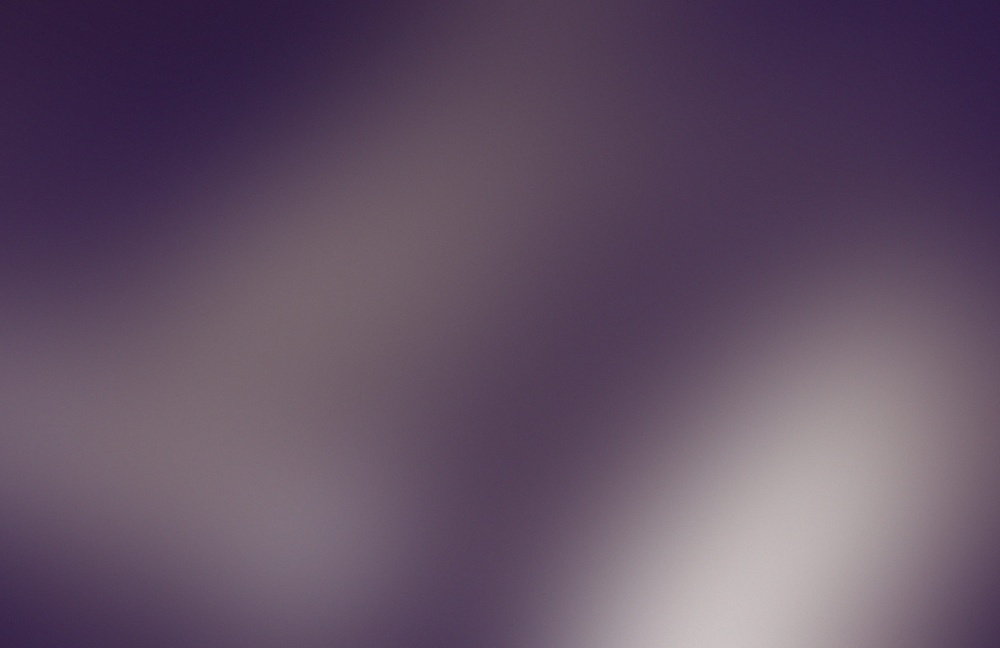
#> input picture Code/html5up-helios/images/header.jpg, 1000 x 648 px, shrunk from 2000 x 1297 before the run
$ python -i utilities.py   (imports and definitions only)
#> lines starting #> are read from the running program, lines starting #| are printed output that depends on the picture; after the words box and inside, x2 and y2 are one past the last pixel; in counts of white or black regions, pixels touching at a corner belong together
#> further down, picture is the input picture: shape (648, 1000, 3); mean B, G, R 100.6, 80.4, 97.9
import cv2
import numpy as np

# [46 lines left out: functions grabcut, ycbcr_skin_mask, hsv_skin_mask, not called in this run]

def contour_mask(image):
    # Your code to threshold
    gray = cv2.cvtColor(image,cv2.COLOR_BGR2GRAY)
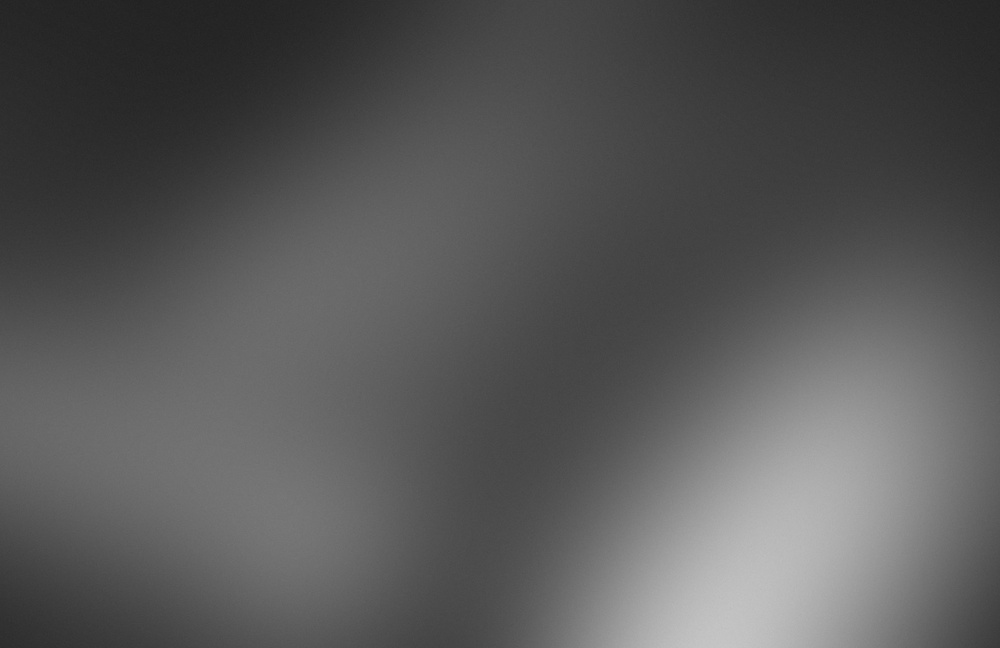
#> gray: shape (648, 1000); min 33, max 198, mean 87.9
    thresh = cv2.threshold(gray, 0, 255, cv2.THRESH_BINARY + cv2.THRESH_OTSU)[1]
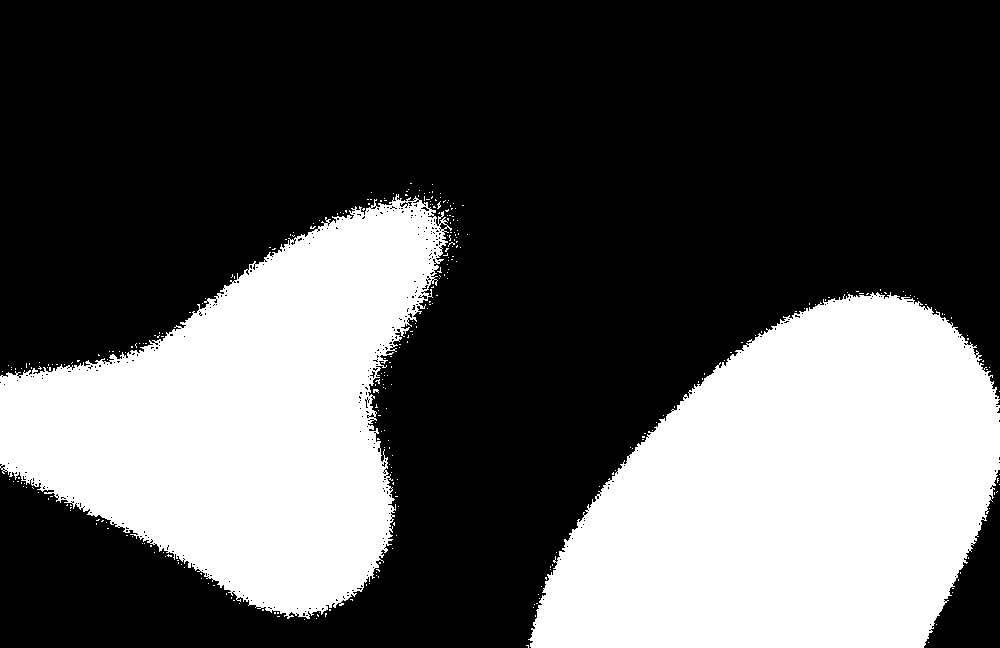
#> thresh: shape (648, 1000); 34.3% white; 321 white regions (319 under 20 px), largest, box (x1, y1, x2, y2) and area: (528, 292, 1000, 648) 118601, (0, 194, 452, 619) 103006

    # Close contour
    kernel = cv2.getStructuringElement(cv2.MORPH_RECT, (7,7))
    close = cv2.morphologyEx(thresh, cv2.MORPH_CLOSE, kernel, iterations=1)
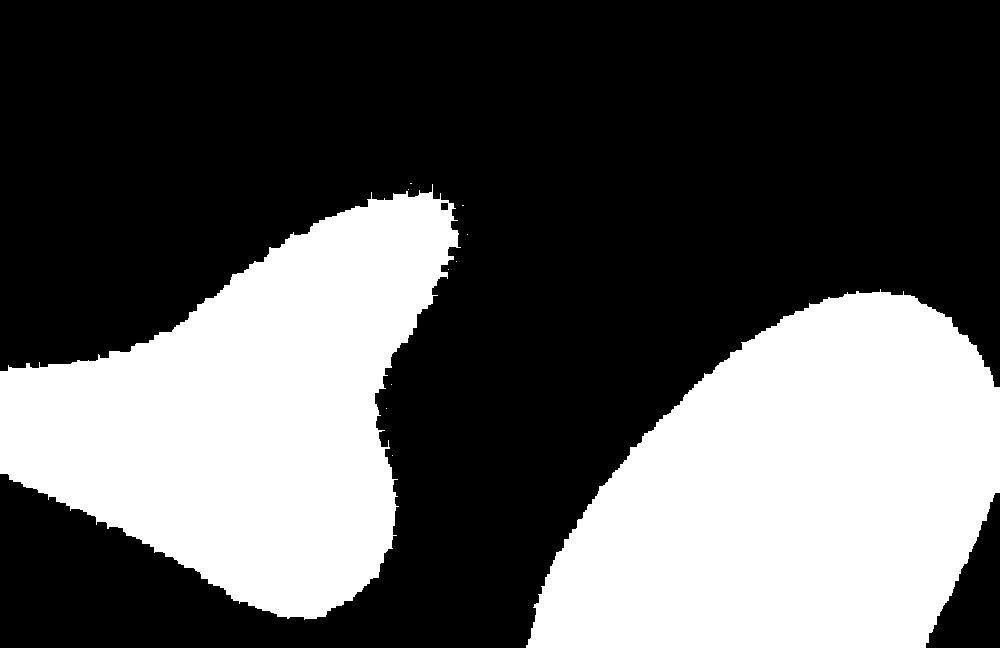
#> close: shape (648, 1000); 35.4% white; 11 white regions (9 under 20 px)

    # Find outer contour and fill with white
    cnts = cv2.findContours(close, cv2.RETR_EXTERNAL, cv2.CHAIN_APPROX_SIMPLE)
#> cnts = 11 contours, 9 with area under 20; largest, box (x1, y1, x2, y2) and area: (526, 289, 1000, 648) 119584, (0, 184, 461, 620) 108244
    cnts = cnts[0] if len(cnts) == 2 else cnts[1]
    cv2.fillPoly(close, cnts, [255,255,255])
#> close: shape (648, 1000); 35.4% white; 11 white regions (9 under 20 px), largest, box (x1, y1, x2, y2) and area: (526, 289, 1000, 648) 120330, (0, 184, 461, 620) 109167

    # cv2.imshow('close', close)
    # cv2.imshow('image',image)
    return cv2.bitwise_and(image,image, mask = close)
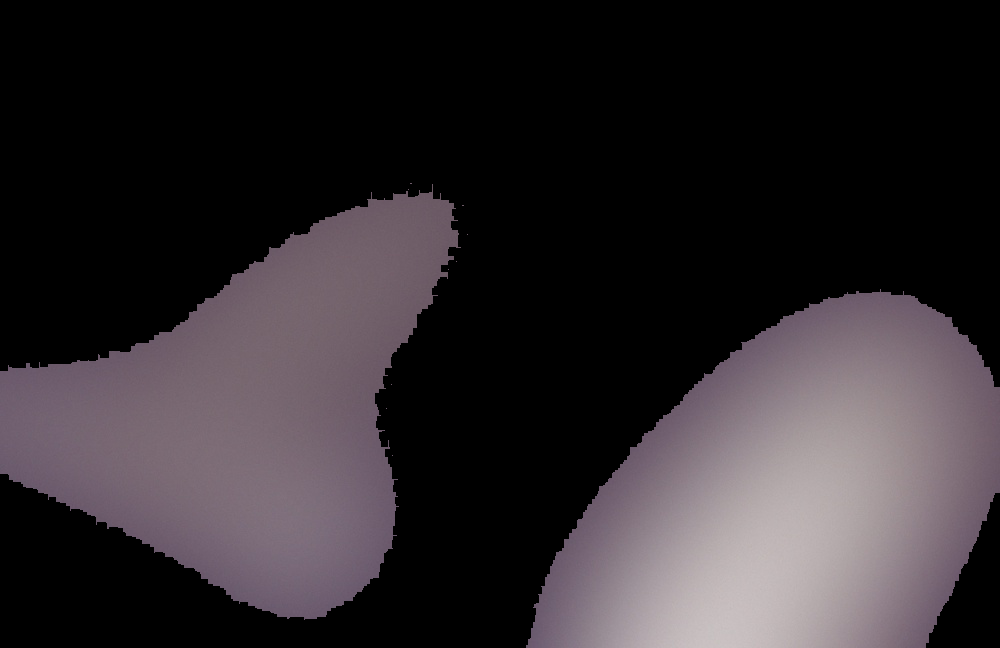
#> returned value: shape (648, 1000, 3); mean of channels 0, 1, 2 45.2, 41.6, 47; drawn as B, G, R

>>> import cv2
>>> picture = cv2.imread('../Code/html5up-helios/images/header.jpg')
>>> result = contour_mask(picture)

$ run again, on Code/html5up-helios/images/pic02.jpg
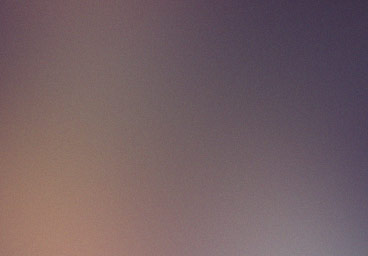
#> input picture Code/html5up-helios/images/pic02.jpg, 368 x 256 px
#> picture is the input picture: shape (256, 368, 3); mean B, G, R 99.7, 95.5, 115.4
#> in contour_mask, `thresh = cv2.threshold(gray, 0, 255, cv2.THRESH_BINARY + cv2.THRESH_OT..`:
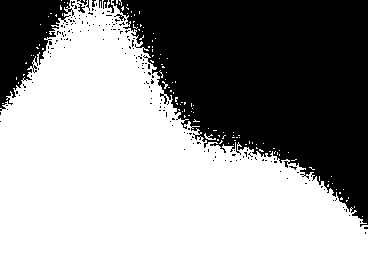
#> thresh: shape (256, 368); 58.1% white; 179 black regions (172 under 20 px), largest, box (x1, y1, x2, y2) and area: (112, 0, 368, 227) 34499, (0, 0, 74, 111) 4287, (77, 3, 85, 13) 35
#> close: shape (256, 368); 61.8% white; 2 black regions
#> cnts = 7 contours, 6 with area under 20; largest, box (x1, y1, x2, y2) and area: (0, 0, 368, 256) 57531
#> in contour_mask, `return cv2.bitwise_and(image,image, mask = close)`:
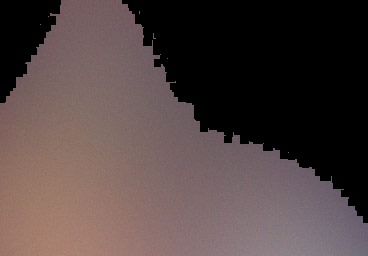
#> returned value: shape (256, 368, 3); mean of channels 0, 1, 2 65.5, 66.6, 80.9; drawn as B, G, R

$ run again, on Code/html5up-helios/images/pic03.jpg
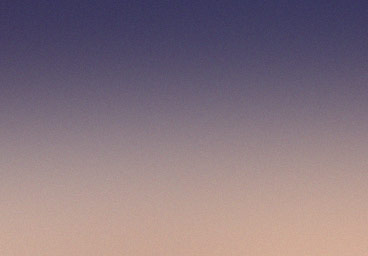
#> input picture Code/html5up-helios/images/pic03.jpg, 368 x 256 px
#> picture is the input picture: shape (256, 368, 3); mean B, G, R 127.1, 116.8, 133.9
#> in contour_mask, `thresh = cv2.threshold(gray, 0, 255, cv2.THRESH_BINARY + cv2.THRESH_OT..`:
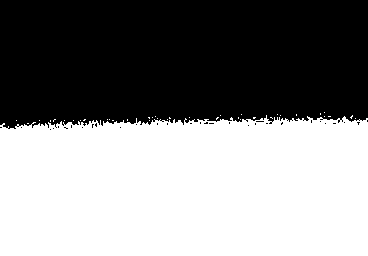
#> thresh: shape (256, 368); 52.5% white; 32 black regions (31 under 20 px), largest, box (x1, y1, x2, y2) and area: (0, 0, 368, 129) 44675
#> close: shape (256, 368); 53.3% white; 1 black region
#> cnts = 1 contour; box (x1, y1, x2, y2) and area: (0, 112, 368, 256) 49720
#> in contour_mask, `return cv2.bitwise_and(image,image, mask = close)`:
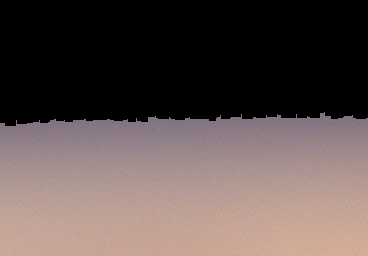
#> returned value: shape (256, 368, 3); mean of channels 0, 1, 2 77.2, 79.8, 93.2; drawn as B, G, R
